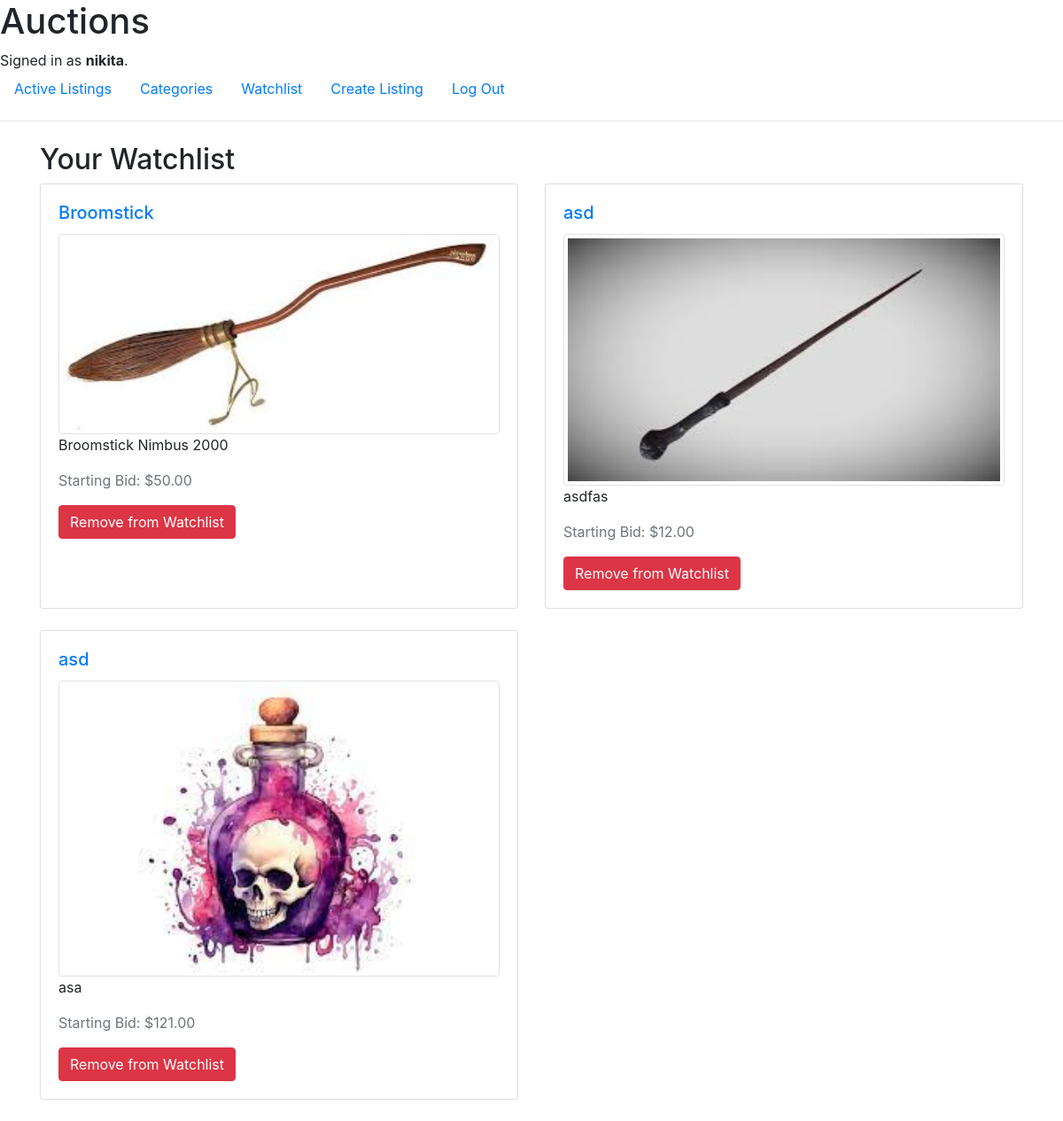
The app's page /watchlist (signed in) with its own data.
### auctions/models.py (models this page shows, shortened)
class User(AbstractUser):
    watchlist = models.ManyToManyField('Listing', related_name='watchers', blank=True)

class Listing(models.Model):
    title = models.CharField(max_length=50)
    description = models.TextField()
    starting_bid = models.DecimalField(max_digits=10, decimal_places=2)
    current_price = models.DecimalField(max_digits=10, decimal_places=2, default=0)
    image = models.ImageField(upload_to='', blank=True, null=True)
    category = models.ForeignKey(Category, on_delete=models.SET_NULL, null=True, blank=True)
    author = models.ForeignKey(User, on_delete=models.CASCADE, related_name='listings')
    created_at = models.DateTimeField(auto_now_add=True)
    is_active = models.BooleanField(default=True)
    winner = models.ForeignKey(User, on_delete=models.SET_NULL, blank=True, null=True)

### auctions/views.py (the view, shortened to what this page needs)
# urls.py: path("watchlist", views.watchlist, name="watchlist"),
def watchlist(request):
    watchlist_listings = request.user.watchlist.all()
    return render(request, "auctions/watchlist.html", {
        'watchlist_listings': watchlist_listings
    })

### auctions/templates/auctions/watchlist.html (shortened to what this page needs)
{% extends "auctions/layout.html" %}
{% load static %}
{% block body %}
    <div class="container mt-4">
        <h2>Your Watchlist</h2>
        {% if watchlist_listings %}
            <div class="row">
                {% for listing in watchlist_listings %}
                    <div class="col-md-6 mb-4">
                        <div class="card h-100">
                            <div class="card-body">
                                <h5 class="card-title"><a href="{% url 'listing_detail' listing.id %}">{{ listing.title }}</a></h5>
                                {% if listing.image %}
                                    <img src="{{ listing.image.url }}" class="card-img-top rounded img-thumbnail" alt="{{ listing.title }}">
                                {% else %}
                                    <div class="placeholder-img card-img-top rounded"></div>
                                {% endif %}
                                <p class="card-text">{{ listing.description }}</p>
                                <p class="card-text text-muted">Starting Bid: ${{ listing.starting_bid }}</p>
                                <form method="post" action="{% url 'watchlist' %}" class="mt-3">
                                    <button type="submit" name="action" value="remove" class="btn btn-danger">Remove from Watchlist</button>
                                </form>
                            </div>
                        </div>
                    </div>
                {% endfor %}
            </div>
        {% else %}
            <p class="text-muted">Your watchlist is empty.</p>
        {% endif %}
    </div>
{% endblock %}

### auctions/templates/auctions/layout.html (shortened to what this page needs)
{% load static %}
<!DOCTYPE html>
<html lang="en">
    <head>
        <link rel="stylesheet" href="https://stackpath.bootstrapcdn.com/bootstrap/4.4.1/css/bootstrap.min.css">
        <link href="{% static 'auctions/styles.css' %}" rel="stylesheet">
    </head>
    <body>
        <h1>Auctions</h1>
        <div>
            {% if user.is_authenticated %}
                Signed in as <strong>{{ user.username }}</strong>.
            {% else %}
                Not signed in.
            {% endif %}
        </div>
        <ul class="nav">
            <li class="nav-item">
                <a class="nav-link" href="{% url 'index' %}">Active Listings</a>
            </li>
            <li class="nav-item">
                <a class="nav-link" href="{% url 'categories' %}">Categories</a>
            </li>
            {% if user.is_authenticated %}
                <li class="nav-item">
                    <a class="nav-link" href="{% url 'watchlist' %}">Watchlist</a>
                </li>
                <li class="nav-item">
                    <a class="nav-link" href="{% url 'create_listing' %}">Create Listing</a>
                </li>
                <li class="nav-item">
                    <a class="nav-link" href="{% url 'logout' %}">Log Out</a>
                </li>
            {% endif %}
        </ul>
        <hr>
        {% block body %}
        {% endblock %}
    </body>
</html>

### auctions/static/auctions/styles.css (style rules this page uses)
body { padding: 0; margin: 0; }

### records on screen
User: username "nikita"
Listing: title "Broomstick", image (picture), description "Broomstick Nimbus 2000", starting_bid "50.00"
Listing: title "asd", image (picture), description "asdfas", starting_bid "12.00"
Listing: title "asd", image (picture), description "asa", starting_bid "121.00"
